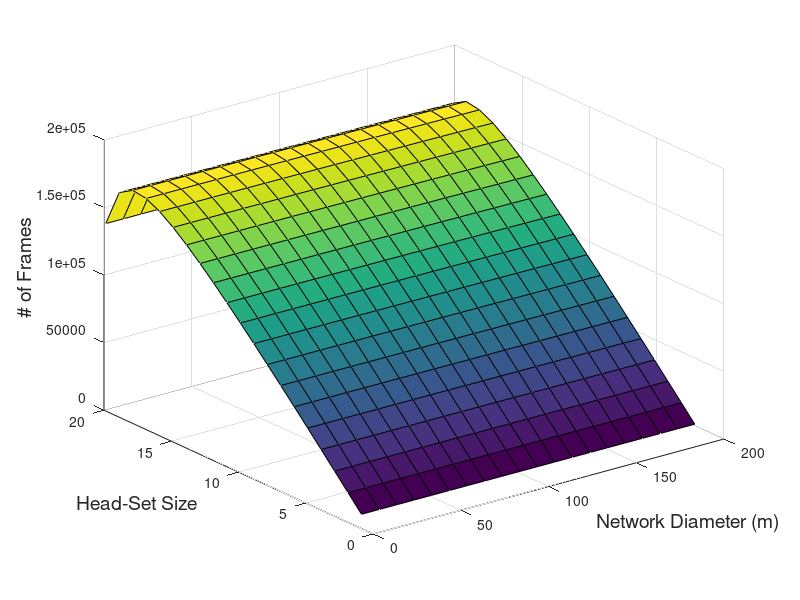

MATLAB code to generate this figure:
el=0.0013*10^-12; es=10*10^-12; Ee=50*10^-9; Ebf=5*10^-9;
n=1000; k=50; d=100; l=4000; r=250*10^3; Estart=0.1;
[M,m]=meshgrid([1:10:200],[1:1:20]);
Ech_elect=l.*(Ee*(n/k)+Ebf*((n/k)-1)+es*d^2);
Enon_ch_elect=l.*(Ee*(1+k)+(k*Ebf)+es.*((M.*M)/(2*3.14159*k)));
Ech_frame=l.*(((n/k)-m)*Ebf+(el*d^4)+((n/k)-m+1)*Ee);
Enon_ch_frame=l*(Ee+es.*((M.^2)/(2*3.14159*k)));
f1=1./(((n/k)-m+1)*k); f2=((n/k)-m)./(((n/k)-m+1)*k);
p1=((m.*Estart)-Ech_elect-Enon_ch_elect);
p2=(f1.*Ech_frame)+(f2.*Enon_ch_frame);
Nf=p1./p2;
surf(M,m,Nf);
xlabel('Network Diameter (m)', 'FontSize',14)
ylabel('Head-Set Size', 'FontSize',14)
zlabel('# of Frames','FontSize',14)